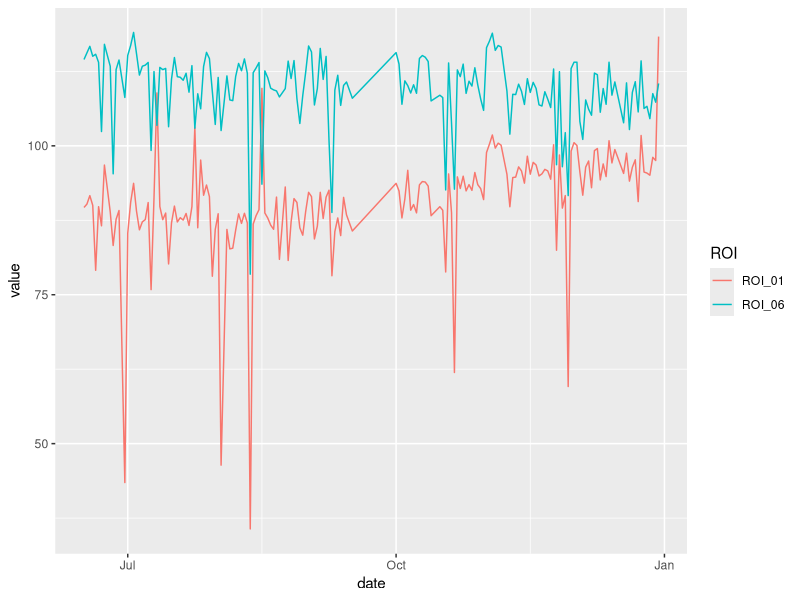
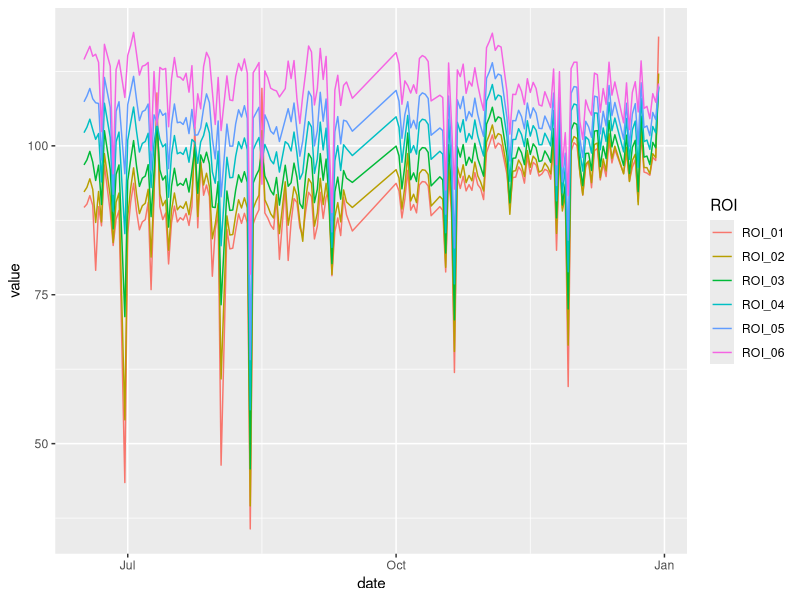
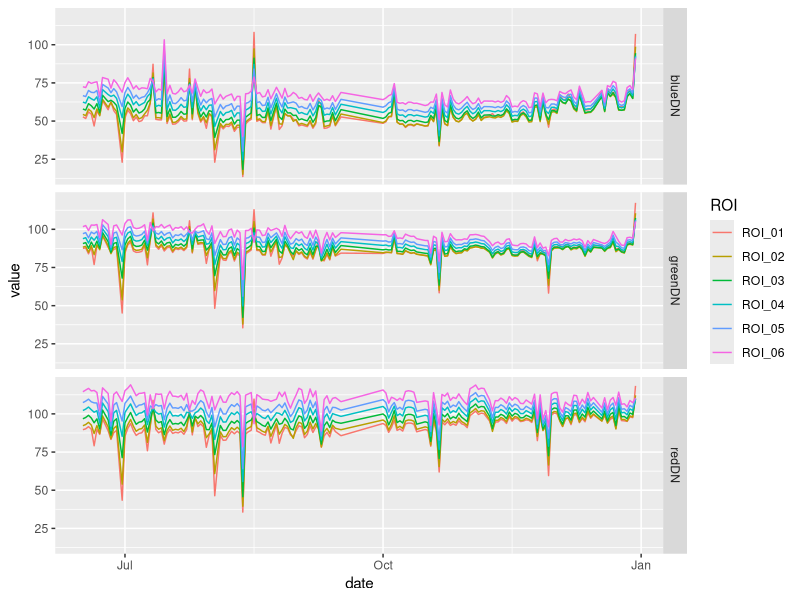
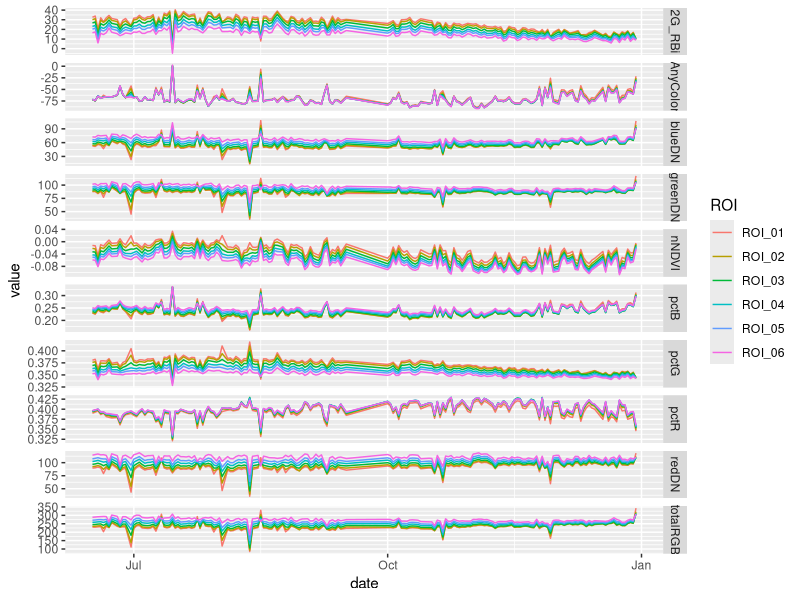

Recreate these plots in R, in order.
#script to visualize & anaylyze processed phenoanalyzer data

#add libraries
library(lubridate)
library(dplyr)
library(ggplot2)
library(purrr)
library(tidyr)
library(readxl)

setwd("C:/Users/wwbeamon/Desktop/reupheno/Phenoanalyzer_data")

#read csv 

cam3.pheno.2010 <- read.csv("data_2010_cam3_batch1.csv")

#view col names
colnames(cam3.pheno.2010)

#pivot wide to long

cam3.pheno.2010.long <- cam3.pheno.2010 %>%
  pivot_longer(cols = -c("img", "idx_label"), names_to = "index")

#split img col into camera# and date cols. format index col into info 
cam3.pheno.2010.long<- cam3.pheno.2010.long %>%
  filter(img != "none") %>%
  separate(img, c("img1",NA), sep = ".jpg", remove = FALSE) %>%
  separate(img1,c(NA,"camera","date.info"), sep = "_", extra = "merge", fill = "left") %>%
  mutate(datetime= ymd_hms(date.info),
         date=as.Date(datetime),
         camera=as.integer(camera)) %>%
  separate(index,c("colorspace","ROI","Index"), sep = "\\.", extra = "merge", fill = "left", remove =FALSE) %>%
    mutate(across(c(colorspace, ROI, Index),factor))


#view catagories in colorspace, ROI, Index
levels(cam3.pheno.2010.long$colorspace)
levels(cam3.pheno.2010.long$Index)

#create table of colorspace & Index
table1<- unique(cam3.pheno.2010.long[c("colorspace","Index" )])

#graph 1 index & 1 ROI
cam3.pheno.2010.long %>%
  filter(Index =="redDN"& ROI %in% c("ROI_01", "ROI_06")) %>%
  ggplot(.,aes(date,value, color=ROI))+
  geom_line()


#graph 1 index for all ROIs

cam3.pheno.2010.long %>%
  filter(Index =="redDN") %>%
  ggplot(.,aes(date,value, color=ROI))+
  geom_line()


#graph All index in one colorspace for all ROIs

cam3.pheno.2010.long %>%
  filter(Index %in% c("redDN","greenDN","blueDN")) %>%
  ggplot(.,aes(date,value, color=ROI))+
  geom_line()+
  facet_grid(Index~.)

#graph All index in one colorspace for all ROIs

cam3.pheno.2010.long %>%
  filter(colorspace %in% c("RGB")) %>%
  ggplot(.,aes(date,value, color=ROI))+
  geom_line()+
  facet_grid(Index~.,scales = "free_y")



